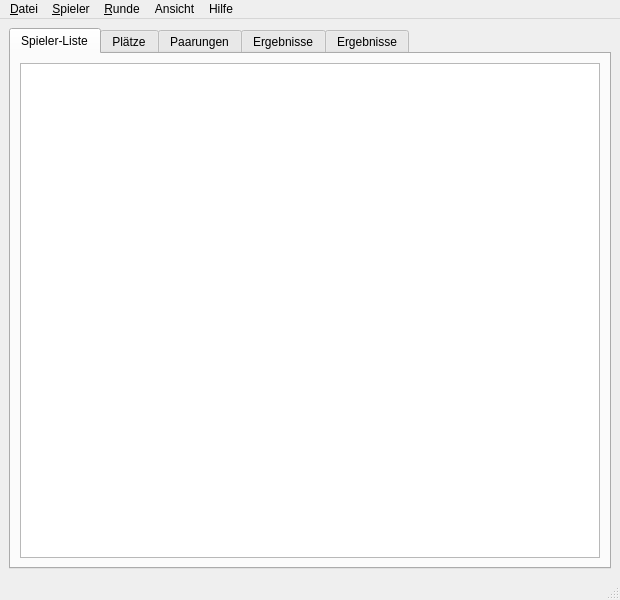
<?xml version="1.0" encoding="UTF-8"?>
<ui version="4.0">
 <class>MainWindow</class>
 <widget class="QMainWindow" name="MainWindow">
  <property name="geometry">
   <rect>
    <x>0</x>
    <y>0</y>
    <width>620</width>
    <height>600</height>
   </rect>
  </property>
  <property name="windowTitle">
   <string>Petanque Turnier</string>
  </property>
  <widget class="QWidget" name="centralwidget">
   <layout class="QVBoxLayout" name="verticalLayout_0">
    <item>
     <widget class="QTabWidget" name="tabWidget">
      <property name="font">
       <font>
        <pointsize>9</pointsize>
       </font>
      </property>
      <property name="currentIndex">
       <number>0</number>
      </property>
      <widget class="QWidget" name="tabPlayer">
       <attribute name="title">
        <string>Spieler-Liste</string>
       </attribute>
       <layout class="QVBoxLayout" name="verticalLayout_1">
        <item>
         <widget class="QTreeView" name="tvPlayerList">
          <property name="rootIsDecorated">
           <bool>false</bool>
          </property>
          <property name="sortingEnabled">
           <bool>true</bool>
          </property>
          <property name="expandsOnDoubleClick">
           <bool>false</bool>
          </property>
          <attribute name="headerShowSortIndicator" stdset="0">
           <bool>true</bool>
          </attribute>
         </widget>
        </item>
       </layout>
      </widget>
      <widget class="QWidget" name="tabSites">
       <attribute name="title">
        <string>Plätze</string>
       </attribute>
       <layout class="QVBoxLayout" name="verticalLayout">
        <item>
         <layout class="QHBoxLayout" name="horizontalLayout_2">
          <item>
           <widget class="QLabel" name="tlSiteCnt">
            <property name="text">
             <string>Anzahl</string>
            </property>
           </widget>
          </item>
          <item>
           <widget class="QLineEdit" name="leSiteCnt"/>
          </item>
          <item>
           <widget class="QPushButton" name="pbSetSiteCnt">
            <property name="text">
             <string>&amp;Anzahl übernehmen</string>
            </property>
           </widget>
          </item>
          <item>
           <spacer name="horizontalSpacer_2">
            <property name="orientation">
             <enum>Qt::Horizontal</enum>
            </property>
            <property name="sizeHint" stdset="0">
             <size>
              <width>40</width>
              <height>20</height>
             </size>
            </property>
           </spacer>
          </item>
         </layout>
        </item>
        <item>
         <widget class="QTreeView" name="tvSiteList">
          <property name="rootIsDecorated">
           <bool>false</bool>
          </property>
          <attribute name="headerVisible">
           <bool>false</bool>
          </attribute>
         </widget>
        </item>
       </layout>
      </widget>
      <widget class="QWidget" name="tabRound">
       <attribute name="title">
        <string>Paarungen</string>
       </attribute>
       <layout class="QVBoxLayout" name="verticalLayout_3">
        <item>
         <layout class="QHBoxLayout" name="horizontalLayout">
          <item>
           <widget class="QLabel" name="tlRound">
            <property name="text">
             <string>Runde</string>
            </property>
           </widget>
          </item>
          <item>
           <widget class="QComboBox" name="cmbRound"/>
          </item>
          <item>
           <spacer name="horizontalSpacer">
            <property name="orientation">
             <enum>Qt::Horizontal</enum>
            </property>
            <property name="sizeHint" stdset="0">
             <size>
              <width>40</width>
              <height>20</height>
             </size>
            </property>
           </spacer>
          </item>
         </layout>
        </item>
        <item>
         <widget class="QTreeView" name="tvMatchList">
          <property name="rootIsDecorated">
           <bool>false</bool>
          </property>
          <attribute name="headerVisible">
           <bool>false</bool>
          </attribute>
         </widget>
        </item>
       </layout>
      </widget>
      <widget class="QWidget" name="tabPlayerResult">
       <attribute name="title">
        <string>Ergebnisse</string>
       </attribute>
       <layout class="QVBoxLayout" name="verticalLayout_4">
        <item>
         <widget class="QTreeView" name="tvPlayerResultList">
          <property name="rootIsDecorated">
           <bool>false</bool>
          </property>
         </widget>
        </item>
       </layout>
      </widget>
      <widget class="QWidget" name="tabTeamResult">
       <attribute name="title">
        <string>Ergebnisse</string>
       </attribute>
       <layout class="QVBoxLayout" name="verticalLayout_5">
        <item>
         <widget class="QTreeView" name="tvTeamResultList">
          <property name="rootIsDecorated">
           <bool>false</bool>
          </property>
         </widget>
        </item>
       </layout>
      </widget>
     </widget>
    </item>
   </layout>
  </widget>
  <widget class="QMenuBar" name="menubar">
   <property name="geometry">
    <rect>
     <x>0</x>
     <y>0</y>
     <width>620</width>
     <height>26</height>
    </rect>
   </property>
   <widget class="QMenu" name="menuFile">
    <property name="title">
     <string>&amp;Datei</string>
    </property>
    <addaction name="actionBackup"/>
    <addaction name="actionSettings"/>
    <addaction name="actionQuit"/>
   </widget>
   <widget class="QMenu" name="menuPlayer">
    <property name="title">
     <string>&amp;Spieler</string>
    </property>
    <addaction name="actionPlayerAdd"/>
    <addaction name="separator"/>
    <addaction name="actionPlayerLoad"/>
    <addaction name="actionPlayerSave"/>
   </widget>
   <widget class="QMenu" name="menuRound">
    <property name="title">
     <string>&amp;Runde</string>
    </property>
    <addaction name="actionRoundCreate"/>
    <addaction name="actionRoundFinish"/>
   </widget>
   <widget class="QMenu" name="menuHelp">
    <property name="title">
     <string>Hilfe</string>
    </property>
    <addaction name="actionAbout"/>
   </widget>
   <widget class="QMenu" name="menuView">
    <property name="title">
     <string>Ansicht</string>
    </property>
    <addaction name="actionCreateWindow"/>
    <addaction name="actionDeleteAllWindows"/>
   </widget>
   <addaction name="menuFile"/>
   <addaction name="menuPlayer"/>
   <addaction name="menuRound"/>
   <addaction name="menuView"/>
   <addaction name="menuHelp"/>
  </widget>
  <widget class="QStatusBar" name="statusbar"/>
  <action name="actionPlayerLoad">
   <property name="text">
    <string>Spieler-Liste &amp;laden...</string>
   </property>
   <property name="iconVisibleInMenu">
    <bool>false</bool>
   </property>
  </action>
  <action name="actionPlayerSave">
   <property name="text">
    <string>Spieler-Liste &amp;speichern...</string>
   </property>
   <property name="iconVisibleInMenu">
    <bool>false</bool>
   </property>
  </action>
  <action name="actionQuit">
   <property name="text">
    <string>&amp;Ende</string>
   </property>
   <property name="iconVisibleInMenu">
    <bool>false</bool>
   </property>
  </action>
  <action name="actionPlayerPrint">
   <property name="text">
    <string>Liste drucken</string>
   </property>
  </action>
  <action name="actionRoundCreate">
   <property name="text">
    <string>Runde &amp;erzeugen</string>
   </property>
   <property name="iconVisibleInMenu">
    <bool>false</bool>
   </property>
  </action>
  <action name="actionRoundFinish">
   <property name="text">
    <string>Runde &amp;beenden</string>
   </property>
   <property name="iconVisibleInMenu">
    <bool>false</bool>
   </property>
  </action>
  <action name="actionBackup">
   <property name="text">
    <string>&amp;Sicherung erstellen...</string>
   </property>
   <property name="iconVisibleInMenu">
    <bool>false</bool>
   </property>
  </action>
  <action name="actionPlayerAdd">
   <property name="text">
    <string>Spieler &amp;hinzufügen...</string>
   </property>
   <property name="iconVisibleInMenu">
    <bool>false</bool>
   </property>
  </action>
  <action name="actionRoundPrint">
   <property name="text">
    <string>Runde drucken</string>
   </property>
  </action>
  <action name="actionSettings">
   <property name="text">
    <string>Einstellungen...</string>
   </property>
   <property name="iconVisibleInMenu">
    <bool>false</bool>
   </property>
  </action>
  <action name="actionAbout">
   <property name="text">
    <string>Über...</string>
   </property>
   <property name="iconVisibleInMenu">
    <bool>false</bool>
   </property>
  </action>
  <action name="actionCreateWindow">
   <property name="text">
    <string>Neues Fenster erzeugen...</string>
   </property>
   <property name="iconVisibleInMenu">
    <bool>false</bool>
   </property>
  </action>
  <action name="actionDeleteAllWindows">
   <property name="text">
    <string>Alle Fenster löschen</string>
   </property>
   <property name="iconVisibleInMenu">
    <bool>false</bool>
   </property>
  </action>
  <action name="actionMarkAllPlayers">
   <property name="text">
    <string>Alle Markierungen setzen</string>
   </property>
   <property name="iconVisibleInMenu">
    <bool>false</bool>
   </property>
  </action>
  <action name="actionUnmarkAllPlayers">
   <property name="text">
    <string>Alle Markierungen entfernen</string>
   </property>
   <property name="iconVisibleInMenu">
    <bool>false</bool>
   </property>
  </action>
  <action name="actionSimulatePlayers">
   <property name="text">
    <string>Simulierte Spieler erzeugen</string>
   </property>
   <property name="iconVisibleInMenu">
    <bool>false</bool>
   </property>
  </action>
  <action name="actionMarkAllSites">
   <property name="text">
    <string>Alle Markierungen setzen</string>
   </property>
   <property name="iconVisibleInMenu">
    <bool>false</bool>
   </property>
  </action>
  <action name="actionUnmarkAllSites">
   <property name="text">
    <string>Alle Markierungen entfernen</string>
   </property>
   <property name="iconVisibleInMenu">
    <bool>false</bool>
   </property>
  </action>
  <action name="actionSimulateResults">
   <property name="text">
    <string>Simulierte Ergebnisse erzeugen</string>
   </property>
   <property name="iconVisibleInMenu">
    <bool>false</bool>
   </property>
  </action>
 </widget>
 <resources/>
 <connections/>
</ui>
